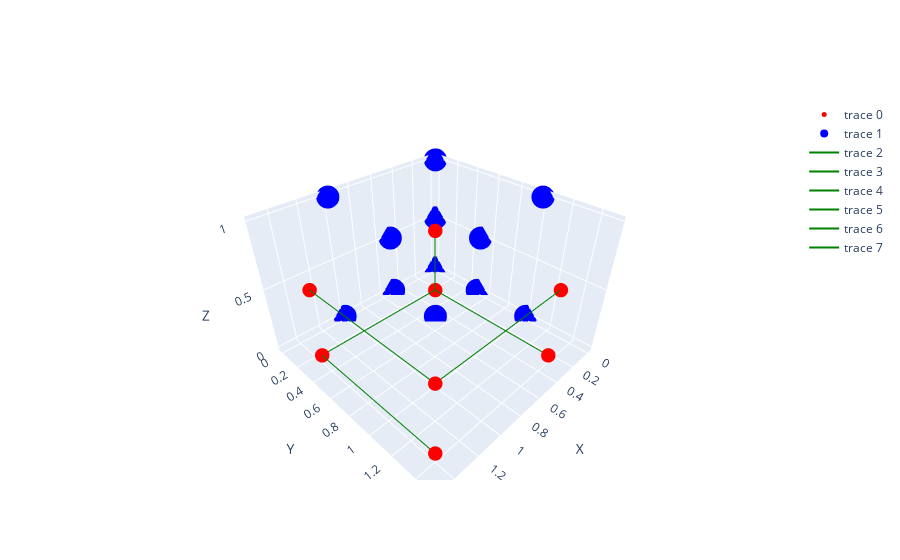

The notebook cell this image was saved under:
### Code cell
import numpy as np
from scipy.spatial import Voronoi
import plotly.graph_objs as go

# Generate random points in 3D space
np.random.seed(0)
points = np.array([[1,0,0],[0,1,0],[0,0,1],[0,0,0],[1,0,1],[0,1,1],[0.5,0,0],[0,0.5,0],[0,0,0.5],[0.5,0,0.5],[0,0.5,0.5],[0.5,0.5,0]])
# Create a Voronoi diagram
#vor = Voronoi(points)
vor = Voronoi(points_3d)

# Create a list of 3D scatter points for the Voronoi vertices
voronoi_vertices = go.Scatter3d(
    x=vor.vertices[:, 0],
    y=vor.vertices[:, 1],
    z=vor.vertices[:, 2],
    mode='markers',
    marker=dict(size=5, color='red')
)

# Create a list of 3D scatter points for the original points
original_points = go.Scatter3d(
    x=points[:, 0],
    y=points[:, 1],
    z=points[:, 2],
    mode='markers',
    marker=dict(size=8, color='blue')
)

# Create a list of 3D scatter points for the Voronoi ridge points
ridge_points = []
for ridge in vor.ridge_vertices:
    if -1 not in ridge:
        ridge_points.append(go.Scatter3d(
            x=[vor.vertices[ridge[0], 0], vor.vertices[ridge[1], 0]],
            y=[vor.vertices[ridge[0], 1], vor.vertices[ridge[1], 1]],
            z=[vor.vertices[ridge[0], 2], vor.vertices[ridge[1], 2]],
            mode='lines',
            line=dict(color='green')
        ))

# Create the layout for the 3D plot
layout = go.Layout(
    scene=dict(
        xaxis=dict(title='X'),
        yaxis=dict(title='Y'),
        zaxis=dict(title='Z'),
    )
)

# Create a Plotly figure
fig = go.Figure(data=[voronoi_vertices, original_points] + ridge_points, layout=layout)

# Show the interactive 3D plot
fig.show()

### Figure 1 — Plotly figure (JSON) as saved in the notebook; plotly's stock layout.template omitted (floating-point values rounded to 4 significant figures)
{"data": [{"marker": {"color": "red", "size": 5}, "mode": "markers", "type": "scatter3d", "x": [0.5, 0.5, 0.5, 0.5, 1.5, 1.5, 1.5, 1.5], "y": [0.5, 0.5, 1.5, 1.5, 1.5, 0.5, 1.5, 0.5], "z": [0.25, 0.75, 0.25, 0.75, 0.75, 0.75, 0.25, 0.25]}, {"marker": {"color": "blue", "size": 8}, "mode": "markers", "type": "scatter3d", "x": [1, 0, 0, 0, 1, 0, 0.5, 0, 0, 0.5, 0, 0.5], "y": [0, 1, 0, 0, 0, 1, 0, 0.5, 0, 0, 0.5, 0.5], "z": [0, 0, 1, 0, 1, 1, 0, 0, 0.5, 0.5, 0.5, 0]}, {"line": {"color": "green"}, "mode": "lines", "type": "scatter3d", "x": [0.5, 0.5], "y": [0.5, 1.5], "z": [0.25, 0.25]}, {"line": {"color": "green"}, "mode": "lines", "type": "scatter3d", "x": [1.5, 1.5], "y": [0.5, 1.5], "z": [0.75, 0.75]}, {"line": {"color": "green"}, "mode": "lines", "type": "scatter3d", "x": [1.5, 0.5], "y": [0.5, 0.5], "z": [0.25, 0.25]}, {"line": {"color": "green"}, "mode": "lines", "type": "scatter3d", "x": [1.5, 1.5], "y": [0.5, 1.5], "z": [0.25, 0.25]}, {"line": {"color": "green"}, "mode": "lines", "type": "scatter3d", "x": [1.5, 0.5], "y": [1.5, 1.5], "z": [0.75, 0.75]}, {"line": {"color": "green"}, "mode": "lines", "type": "scatter3d", "x": [0.5, 0.5], "y": [0.5, 0.5], "z": [0.75, 0.25]}], "layout": {"scene": {"xaxis": {"title": {"text": "X"}}, "yaxis": {"title": {"text": "Y"}}, "zaxis": {"title": {"text": "Z"}}}}}
